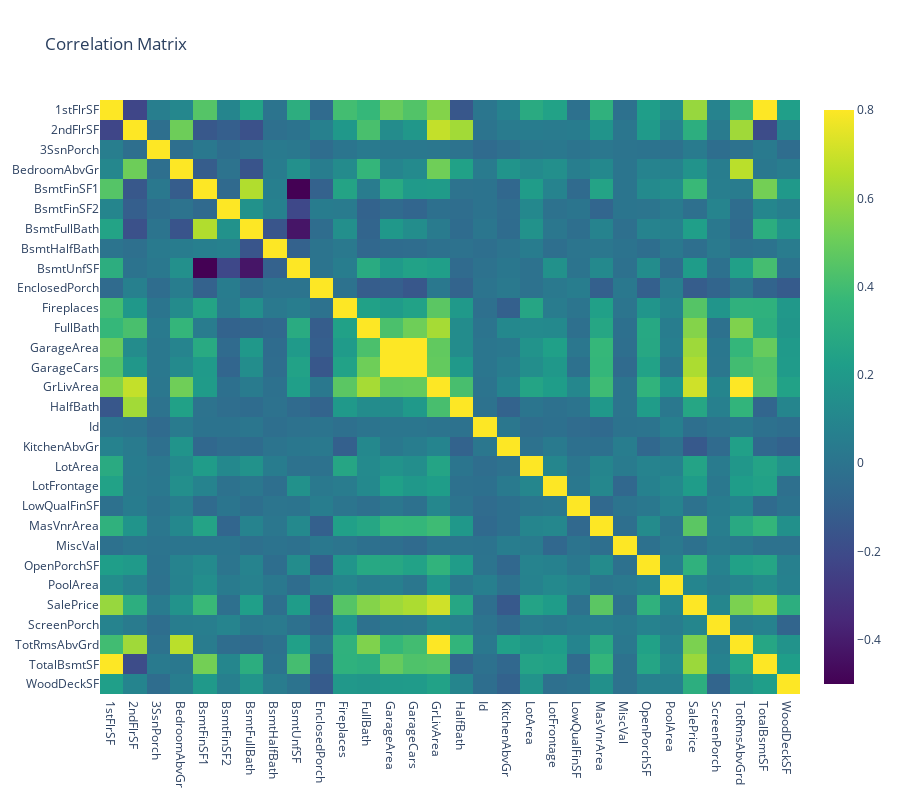

Notebook code for this chart:
### Code cell
trace = go.Heatmap(
    z = list(reversed(correlation.values.tolist())),
    x = correlation.columns,
    y = correlation.columns[::-1],
    colorscale = 'Viridis',
    zmax = 0.8,
    zmin = -0.5
)

data = [trace]

layout = go.Layout(
    title="Correlation Matrix",
    height=800
)

fig = dict(data=data, layout=layout)
iplot(fig)

### Figure 1 — Plotly figure (JSON) as saved in the notebook; plotly's stock layout.template omitted (floating-point values rounded to 4 significant figures; data arrays with more than 128 entries replaced by an {"elided": "..."} marker saying what was removed)
{"data": [{"colorscale": [[0, "#440154"], [0.1111, "#482878"], [0.2222, "#3e4989"], [0.3333, "#31688e"], [0.4444, "#26828e"], [0.5556, "#1f9e89"], [0.6667, "#35b779"], [0.7778, "#6ece58"], [0.8889, "#b5de2b"], [1, "#fde725"]], "type": "heatmap", "x": ["1stFlrSF", "2ndFlrSF", "3SsnPorch", "BedroomAbvGr", "BsmtFinSF1", "BsmtFinSF2", "BsmtFullBath", "BsmtHalfBath", "BsmtUnfSF", "EnclosedPorch", "Fireplaces", "FullBath", "GarageArea", "GarageCars", "GrLivArea", "HalfBath", "Id", "KitchenAbvGr", "LotArea", "LotFrontage", "LowQualFinSF", "MasVnrArea", "MiscVal", "OpenPorchSF", "PoolArea", "SalePrice", "ScreenPorch", "TotRmsAbvGrd", "TotalBsmtSF", "WoodDeckSF"], "y": ["WoodDeckSF", "TotalBsmtSF", "TotRmsAbvGrd", "ScreenPorch", "SalePrice", "PoolArea", "OpenPorchSF", "MiscVal", "MasVnrArea", "LowQualFinSF", "LotFrontage", "LotArea", "KitchenAbvGr", "Id", "HalfBath", "GrLivArea", "GarageCars", "GarageArea", "FullBath", "Fireplaces", "EnclosedPorch", "BsmtUnfSF", "BsmtHalfBath", "BsmtFullBath", "BsmtFinSF2", "BsmtFinSF1", "BedroomAbvGr", "3SsnPorch", "2ndFlrSF", "1stFlrSF"], "z": {"elided": "30x30 float values"}, "zmax": 0.8, "zmin": -0.5}], "layout": {"height": 800, "title": {"text": "Correlation Matrix"}}}
